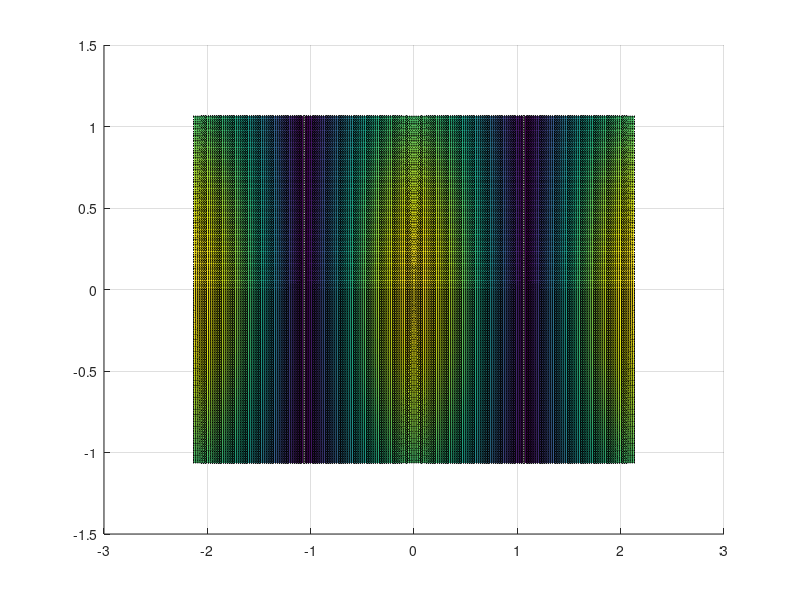
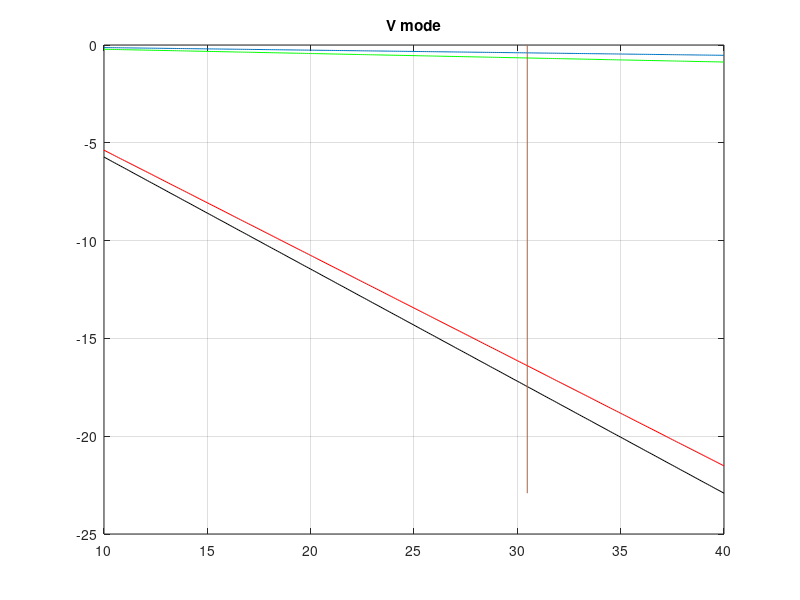

Write the MATLAB code that produced these figures, in order.
function hybridModesV1
clc

m = 1;
n = 1;


width = 4.267;
height = 2.134;

freqMHz = 500;
omega = 2*pi*freqMHz*1E6;
lambda = 300/freqMHz;
k = 2*pi/lambda;
sigma = 0.01;
eps0 = 8.85E-12;
erH = 10;
erV = 10;
hRMS = 0.1; %RMS
thetaRadRMS = deg2rad(1);

a = width/2;
b = height/2;

x0 = 0;
y0 = 0;

kH = (erH - 1i*sigma);
kV = (erV - 1i*sigma);

x = linspace(-a, a, 205);
y = linspace(-b, b, 205);
z = linspace(30, 30, 1);

[X, Y, Z] = meshgrid (x, y, z);

phiA = pi/2;
if (rem(m, 2) == 0)
  phiA = 0;
end

phiB = 0;
if (rem(n, 2) == 0)
  phiB = pi/2;
end

eMNV = sin(m*pi/2/a .* Y + phiA) .* cos(n*pi/2/b .* X + phiB);

betaMN = sqrt(k^2 - (m*pi/2/a)^2 - (n*pi/2/b)^2);
alphaMNV = 1/2/a * (m*pi/2/a/k)^2 * (real(1/sqrt(kV-1))) + 1/b/2 * (n*lambda/2/b)^2 * (real(kH/sqrt(kH-1)));

alphaL = pi^2 * hRMS^2 * lambda * (1/(2*a)^4 + 1/(2*b)^4);
alphaT = pi^2 * thetaRadRMS^2 / lambda;

CMNV = pi/(a*b*sqrt(1-(m*pi/2/a/k)^2 - (n*pi/2/b/k)^2)) .* sin(m*pi/2/a .* y0 + phiA) .* cos(n*pi/2/b .* x0 + phiB);

alphaV = alphaMNV + alphaL + alphaT;
beta = betaMN;


zz = 10:0.1:40;
wallLoss = 10*log10(exp(-alphaL.*zz));
refLoss = 10*log10(exp(-alphaMNV.*zz));
tiltLoss = 10*log10(exp(-alphaT.*zz));
gammaLoss = 10*log10(exp(-alphaV.*zz));

figure(3)
hold off;
plot (zz, wallLoss);
hold on;
plot (zz, refLoss, 'r');
plot (zz, tiltLoss, 'g');
plot (zz, gammaLoss, 'k');

line ([30.48 30.48], [0, min(gammaLoss)]);
title ('V mode')
grid on;

decayV = exp(-(alphaV + 1i*beta).*Z);

Ey = CMNV .* eMNV .* decayV;

%surf (X(:,:,1), Y(:,:,1), Z(:,:,1), abs(E11(:,:,1)));
%view (2)
figure (1)
surf (X(:,:,1), Y(:,:,1), abs(Ey(:,:,1)));
view(2)

max(max(abs(Ey(:,:,1))))
